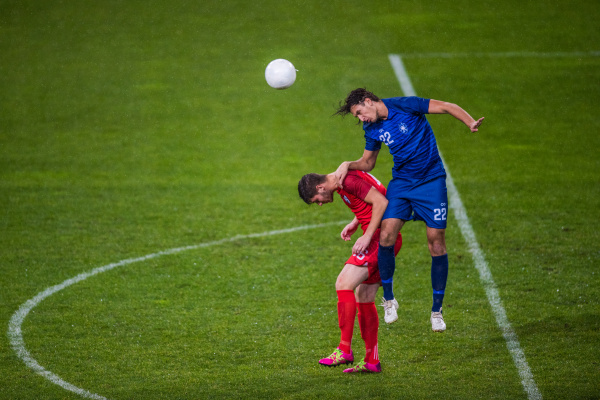
#> input picture Assignment2/spottheball.jpg, 600 x 400 px
$ python Assignment2.py
#> lines starting #> are read from the running program, lines starting #| are printed output that depends on the picture; after the words box and inside, x2 and y2 are one past the last pixel; in counts of white or black regions, pixels touching at a corner belong together
'''
Image Processing Assignment 2
Lauren Byrne
C16452654

-------Description-------
This program will make a ball disappear from an image. It takes an image
and will find the bounding box of a circular contour that is considered
a light shade and will remove it from the image, replacing it with the
bounding box that is shown to be grass making the ball disappear.

-------Method-------
1. Convert image to grayscale.
2. Threshold image to isolate the ball in the image (usually a light colour)
3. Find the contours that exist on the new thresholded image. Two different methods
of thresholding are demonstrated below.
4. Find the largest contour and fit an ellipse to it along with a bounding box
to retrieve coordinates of the area
5. Create a thresholding for the grass
6. Using this coordinates of the bounding box found earlier, Using slicing, check
if bounding box of the same size ( but with a larger height to try to hi but located right next to it is completely white (255)
- if it is - that means it is grass
7. If it is, apply this slice ontop of the original bounding box to hide the ball with the grass
8. Use inpaint to change the edges of the rectangle to be more similar to neighbouring pixels
to create a more seamless transition between background and box

---------Alternative methods researched--------
Alternative methods had been researched and tested,
these techniques included hough circles and inpaint.
Hough circles is a function that is used to find circular objects in images.
The choice not to use hough circles was due to the inability to use the function
without hard coding in values.
This method has been shown in comments in the code.

Inpaint is a function that removes small noises and holes from images.
It does this by replacing pixels with pixels that are similar to its neighbouring pixels
However, as the holes needed to be filled were quite large in these images,
inpaint did not give a good result when used to fill the hole.
However, it was useful in the final step of the project to blend the box with the image

---------Testing---------
Code has been tested on other images with similar features to three original tested images.
- white ball with green surrounding the ball.

---------Conclusion---------
Using the method described above (contours, thresholding and slicing)
A good result was found in the end.
The largest issue is with the snooker ball as the shadows of the ball
were not captured within the threshold of the ball.
Works well with images where ball does not create a shadow and ball does not have a shadow on it.
Slightly struggles when image includes shadowing around and on ball.

---------References--------
Article title:	OpenCV: Image Inpainting
Website title:	Docs.opencv.org
URL:	https://docs.opencv.org/3.4/df/d3d/tutorial_py_inpainting.html

Author	AI Consulting
Article title:	Convex Hull using OpenCV in C++ and Python | Learn OpenCV
Website title:	Learnopencv.com
URL:	https://www.learnopencv.com/convex-hull-using-opencv-in-python-and-c/

Article title:	Creating Bounding boxes and circles for contours — OpenCV 2.4.13.7 documentation
Website title:	Docs.opencv.org
URL:	https://docs.opencv.org/2.4/doc/tutorials/imgproc/shapedescriptors/bounding_rects_circles/bounding_rects_circles.html

Article title:	Hough Circle Transform — OpenCV 2.4.13.7 documentation
Website title:	Docs.opencv.org
URL:	https://docs.opencv.org/2.4/doc/tutorials/imgproc/imgtrans/hough_circle/hough_circle.html

'''


# importing libraries
import numpy as np
import cv2
from matplotlib import pyplot as plt
import sys


# Opening an image from a file:
I = cv2.imread("spottheball.jpg")
#> I is the input picture: shape (400, 600, 3); mean B, G, R 33.7, 101.1, 82.5


# error checking to see if valid image has been inputted
# if invalid, program will exit
if I is None:
    print('Invalid input')
    sys.exit(0)


# creating a copy of the image
Original = I.copy()


# find height and width of image.
height = np.size(I, 0)
#> height = 400
width = np.size(I, 1)
#> width = 600


# converting image to 2D grayscale image
G = cv2.cvtColor(I,cv2.COLOR_BGR2GRAY)
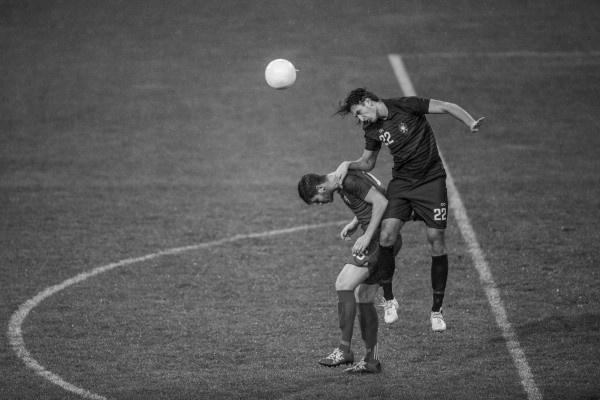
#> G: shape (400, 600); min 1, max 253, mean 87.9


# remove noise using medianBlur
H = cv2.medianBlur(G, 5)


# thresholding for grayscale image
H[H < 155] = 0
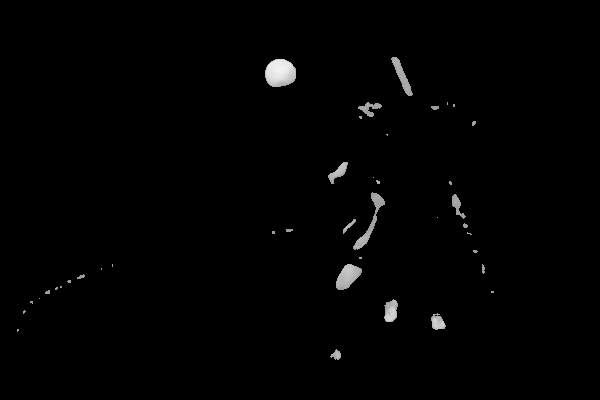
#> H: shape (400, 600); min 0, max 243, mean 2.4


# create new black image with height and width of original image
img = np.zeros((height, width, 1), dtype = "uint8")


def findCircle(H, img):
    # find the contours in an image
    # RETR_EXTERNAL finds only extreme outer flags meaning that child contours are left behind.
    # CHAIN_APPROX_SIMPLE gets only the end points - more efficient in terms of memory storage
    contours, hierarchy = cv2.findContours(H, cv2.RETR_TREE, cv2.CHAIN_APPROX_SIMPLE)
#> contours = 41 contours, 30 with area under 20; largest, box (x1, y1, x2, y2) and area: (265, 59, 296, 87) 666, (336, 264, 362, 290) 392, (353, 192, 385, 250) 336, (391, 57, 413, 96) 250, (384, 299, 398, 322) 216
    #print(contours)


    # check to see if contours have been found
    if len(contours) != 0:


        # find only the biggest contour
        c = max(contours, key = cv2.contourArea)
#> c = contour of 40 points, box (x1, y1, x2, y2) (265, 59, 296, 87), area 666
        hull = cv2.convexHull(c)
#> hull = contour of 20 points, box (x1, y1, x2, y2) (265, 59, 296, 87), area 678

        #code to draw contours to see where they lie on image
        #cv2.polylines(I, pts=hull, isClosed=True, color=(116,0,255))
        #contours2 = cv2.drawContours(I, c, -1, (116,100,255), 2)


        ellipse =cv2.fitEllipse(c)
#> ellipse = ((279.8, 72.77), (27.5, 31.49), 83.16)
        #cv2.ellipse(I,ellipse, color=(115,0,255))
        x,y,w,h = cv2.boundingRect(c)
#> x = 265; y = 59; w = 31; h = 28

        # draw the bounding box
        # img is now a black image with only a white rectangle outlining where the ball was
        img = cv2.rectangle(img,(x,y),(x+w,y+h),255,5)
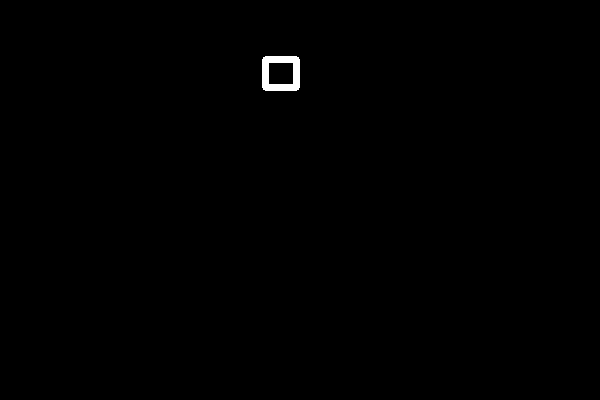
#> img: shape (400, 600, 1); 0.34% white; 1 white region, box (x1, y1, x2, y2) and area: (262, 56, 300, 91) 806

        return x,y,w,h,img

    #error checking for existance of contours
    else:
        print('No contours found')
        sys.exit(0)

'''
    ------ALTERNATIVE WAY--------
    # Apply Hough transform on the blurred image.
    # minRadius is set to 0, as this is a default which can be used when circle size is unknown
    # maxRadius is set to the width of the bounding box of the contour detected
    # Could not figure out how to make any of the other parameters automatic
    circles = cv2.HoughCircles(H,
                       cv2.HOUGH_GRADIENT, 1.75, 50, param1 = 180,
                   param2 = 40, minRadius = 0, maxRadius = w)


    # Draw circles that are detected.
    if circles is not None:

        # Convert the circle parameters a, b and r to integers.
        circles = np.uint16(np.around(circles))

        for i in circles[0,:]:

            # draw the circle mask onto new black image (setting thickness to -1 fills the circle)
            cv2.circle(img,(i[0],i[1]),i[2], (255,255,255),-1)
            circle_center = i[0]
            circleX = i[1]
            circleY = i[2]


        #cv2.imshow('detected circles1',H)
        cv2.waitKey(0)
    else:
        print('No circles detected to remove')
'''


#calling function to find circles in image
x,y,w,h, img = findCircle(H, img)
#> x = 265; y = 59; w = 31; h = 28


# thresholding for grass
lowerRange = (20, 25, 25)
higherRange = (100, 255,255)


# convert image to HSV to extract the grass
G = cv2.cvtColor(I,cv2.COLOR_BGR2HSV)
#> G: shape (400, 600, 3); mean H, S, V 45.2, 191.4, 108


mask = cv2.inRange(G, lowerRange, higherRange)
#> mask: shape (400, 600); 91.1% white; 83 black regions (75 under 20 px), largest, box (x1, y1, x2, y2) and area: (299, 88, 484, 373) 20243, (265, 59, 296, 88) 721, (343, 365, 361, 373) 71


def performMorph(G, mask):


    # create an elliptical element
    shape = cv2.getStructuringElement(cv2.MORPH_ELLIPSE, (2, 2))


    # morphology - dilating to remove some noise from the mask.
    mask= cv2.dilate(mask, shape)
#> mask: shape (400, 600); 91.6% white; 34 black regions (30 under 20 px), largest, box (x1, y1, x2, y2) and area: (300, 90, 484, 373) 19196, (266, 60, 296, 88) 670, (320, 357, 337, 366) 88, (344, 368, 358, 373) 43
    mask= cv2.dilate(mask, shape)
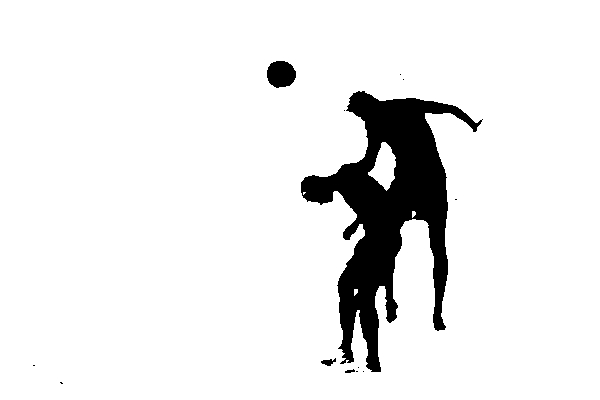
#> mask: shape (400, 600); 92.1% white; 13 black regions (9 under 20 px), largest, box (x1, y1, x2, y2) and area: (301, 91, 483, 372) 18336, (267, 61, 296, 88) 620, (321, 358, 336, 366) 65, (345, 369, 355, 373) 25


    return(mask)


#function to perform morphology on mask
mask = performMorph(G, mask)


G = cv2.bitwise_and(I, I, mask=mask)
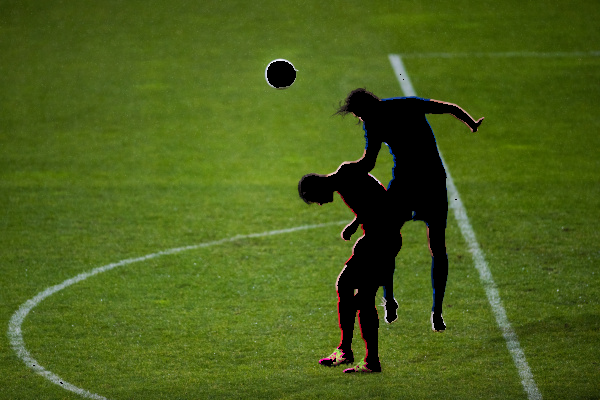
#> G: shape (400, 600, 3); mean B, G, R 26.1, 96.5, 75.1


#setting values for new bounding box beside existing bounding box from ball
x1 = x + w
#> x1 = 296
y1 = y
#> y1 = 59
x2 = x1 + w
#> x2 = 327
y2 = y1 + h
#> y2 = 87
i = x1
#> i = 296


# slicing a rectangle that is the same dimensions as the boundingRect that surrounds the ball
# from the mask created to retrieve the grass
slice = mask[y1:y2, x1:x2]
#> slice: shape (28, 31); every value is 255


# checking if the sliced rectangle is purely white - meaning is only grass
# if it is, it will apply that rectangle on top of the original image where the original boundingRect is
#added more height to try to compensate for shadowing that may exist under a ball
while i < width:
    if (slice == 255).all():
        crop = G[y1:y2, x1:x2]
        I[y:y1 + h, x:x1] = crop
        break
    #move the box across the width of the image to find a pure white box
    else:
        x1, y1, x2, y2, i = x1+1, y1+1, x2+1, y2+1, i+1
#> this loop made 1 pass
#> pass 1, `crop = G[y1:y2, x1:x2]`:
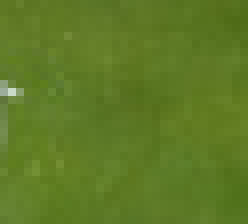
#> crop: shape (28, 31, 3) (shown 8 times larger); mean B, G, R 37.3, 122.2, 94.5
#> after the loop:
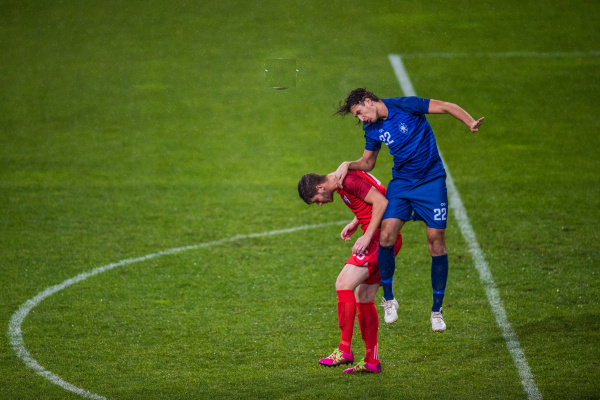
#> I: shape (400, 600, 3); 0.36% of pixels changed, all inside (x1, y1, x2, y2) = (265, 59, 296, 87)


#convert to RGB to allow MatPlotLib to display images correctly
I = cv2.cvtColor(I,cv2.COLOR_BGR2RGB)
Original = cv2.cvtColor(Original,cv2.COLOR_BGR2RGB)


# slightly blurring image to blend new image by removing noise.
I = cv2.GaussianBlur(I,(1,1),1)


# using inPaint to create a better transition between the background and the bounding box.
# it works by replacing pixels by pixels similar to neighbouring pixels.
# img is the binary image showing the rectangle where the ball was.
# I is the new image where the rectangle has been replaced with pixels similar to its neighbouring pixels showing
# better transition between rectangle and the surrounding pixels.
I = cv2.inpaint(I,img,3,cv2.INPAINT_TELEA)


#subplot function to show original image and new image side by side
fig = plt.figure(figsize=(25,25))
plt.subplot(2, 1, 1)
plt.imshow(I)
plt.subplot(2, 1, 2)
plt.imshow(Original)
plt.show()


#waitKey function waits for you to press a key before proceeding
cv2.waitKey(0)

$ run again, with Assignment2/golf.jpg copied over Assignment2/spottheball.jpg
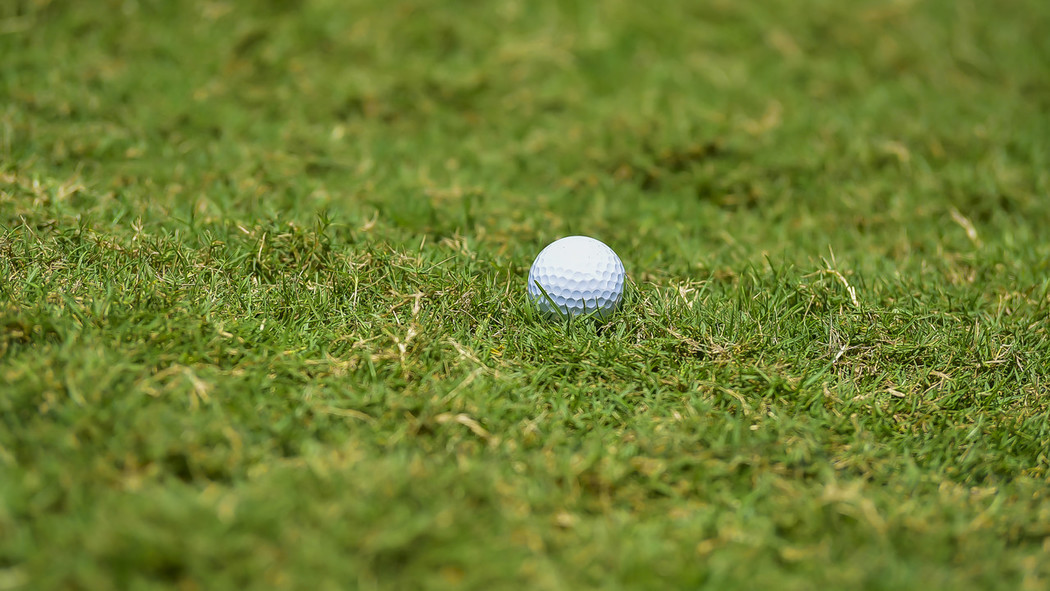
#> input picture Assignment2/golf.jpg, 1050 x 591 px
#> I is the input picture: shape (591, 1050, 3); mean B, G, R 47.4, 125.9, 110.4
#> height = 591
#> width = 1050
#> contours = 295 contours, 224 with area under 20; largest, box (x1, y1, x2, y2) and area: (528, 236, 625, 308) 4908, (825, 479, 861, 499) 354, (448, 338, 480, 363) 229, (184, 368, 209, 397) 220, (54, 183, 84, 202) 208
#> c = contour of 158 points, box (x1, y1, x2, y2) (528, 236, 625, 308), area 4908
#> hull = contour of 32 points, box (x1, y1, x2, y2) (528, 236, 625, 308), area 5390
#> ellipse = ((577.4, 271), (67.42, 95.93), 90.85)
#> in findCircle, `x,y,w,h = cv2.boundingRect(c)`: x = 528; y = 236; w = 97; h = 72
#> in findCircle, `img = cv2.rectangle(img,(x,y),(x+w,y+h),255,5)`:
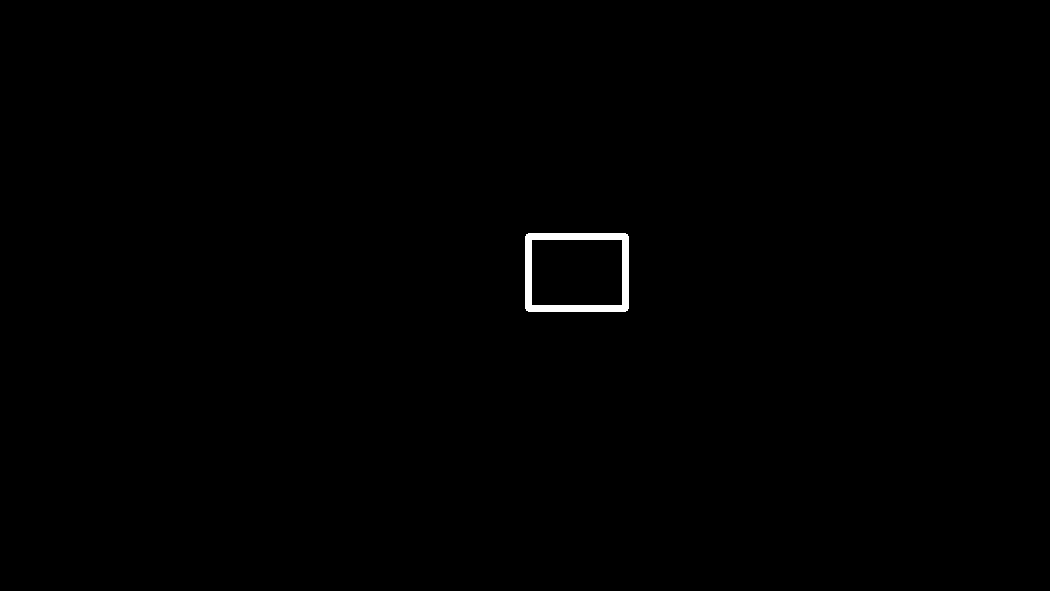
#> img: shape (591, 1050, 1); 0.38% white; 1 white region, box (x1, y1, x2, y2) and area: (525, 233, 629, 312) 2346
#> `x,y,w,h, img = findCircle(H, img)`: x = 528; y = 236; w = 97; h = 72
#> x1 = 625
#> y1 = 236
#> x2 = 722
#> y2 = 308
#> i = 625
#> slice: shape (72, 97); every value is 255
#> the loop `while i < width:` made 1 pass
#> after the loop `while i < width:`:
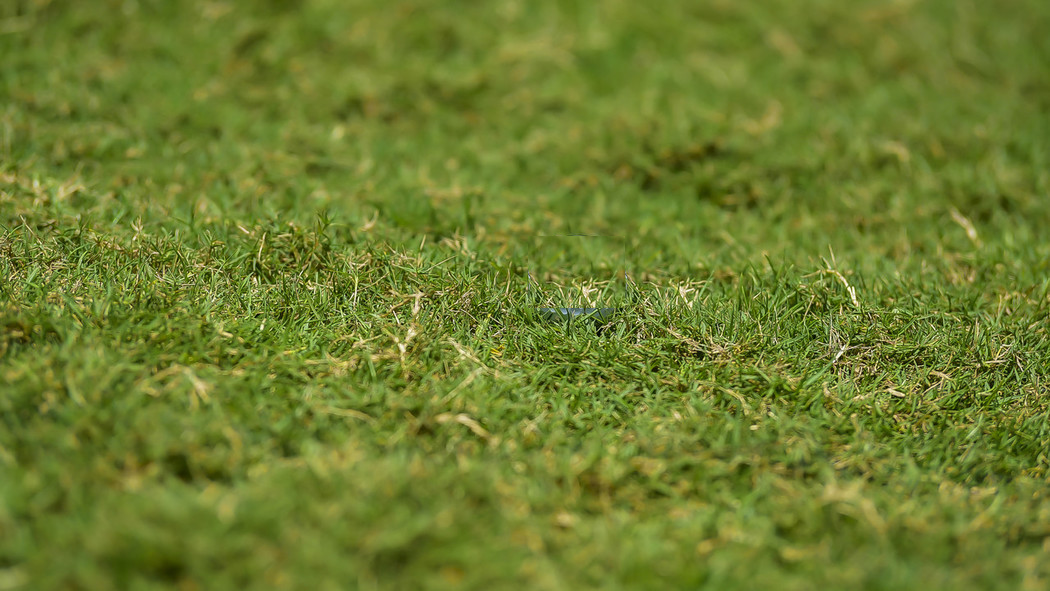
#> I: shape (591, 1050, 3); 1.13% of pixels changed, all inside (x1, y1, x2, y2) = (528, 236, 625, 308)

$ run again, with Assignment2/snooker.jpg copied over Assignment2/spottheball.jpg
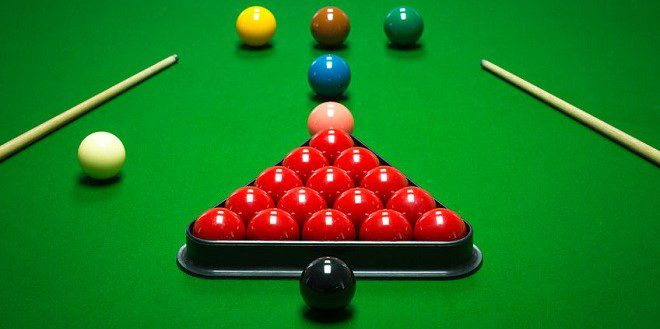
#> input picture Assignment2/snooker.jpg, 660 x 329 px
#> I is the input picture: shape (329, 660, 3); mean B, G, R 30.7, 120.9, 28
#> height = 329
#> width = 660
#> contours = 25 contours, 2 with area under 20; largest, box (x1, y1, x2, y2) and area: (78, 132, 125, 164) 1116, (483, 60, 660, 159) 1082, (0, 56, 176, 154) 996, (309, 102, 353, 143) 824, (237, 6, 276, 33) 742
#> c = contour of 54 points, box (x1, y1, x2, y2) (78, 132, 125, 164), area 1116
#> hull = contour of 20 points, box (x1, y1, x2, y2) (78, 132, 125, 164), area 1132
#> ellipse = ((101.5, 148.1), (31.71, 46.02), 96.12)
#> in findCircle, `x,y,w,h = cv2.boundingRect(c)`: x = 78; y = 132; w = 47; h = 32
#> in findCircle, `img = cv2.rectangle(img,(x,y),(x+w,y+h),255,5)`:
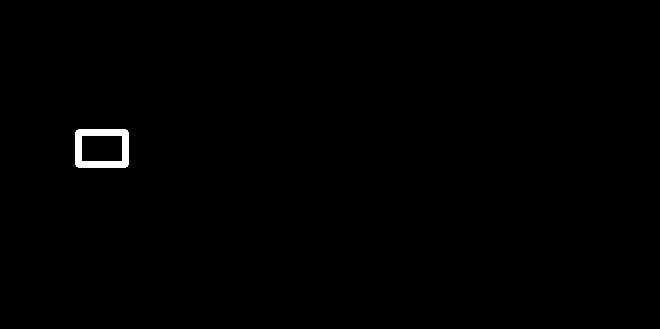
#> img: shape (329, 660, 1); 0.5% white; 1 white region, box (x1, y1, x2, y2) and area: (75, 129, 129, 168) 1086
#> `x,y,w,h, img = findCircle(H, img)`: x = 78; y = 132; w = 47; h = 32
#> x1 = 125
#> y1 = 132
#> x2 = 172
#> y2 = 164
#> i = 125
#> slice: shape (32, 47); every value is 255
#> the loop `while i < width:` made 1 pass
#> after the loop `while i < width:`:
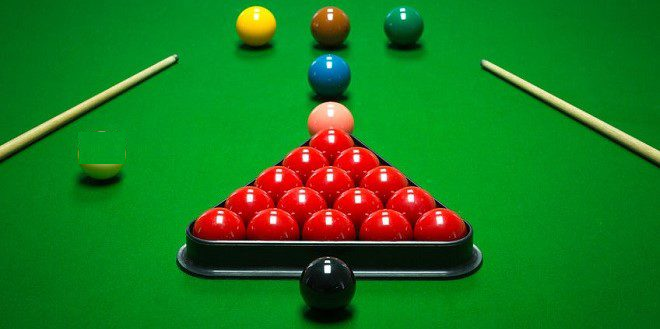
#> I: shape (329, 660, 3); 0.69% of pixels changed, all inside (x1, y1, x2, y2) = (78, 132, 125, 164)
